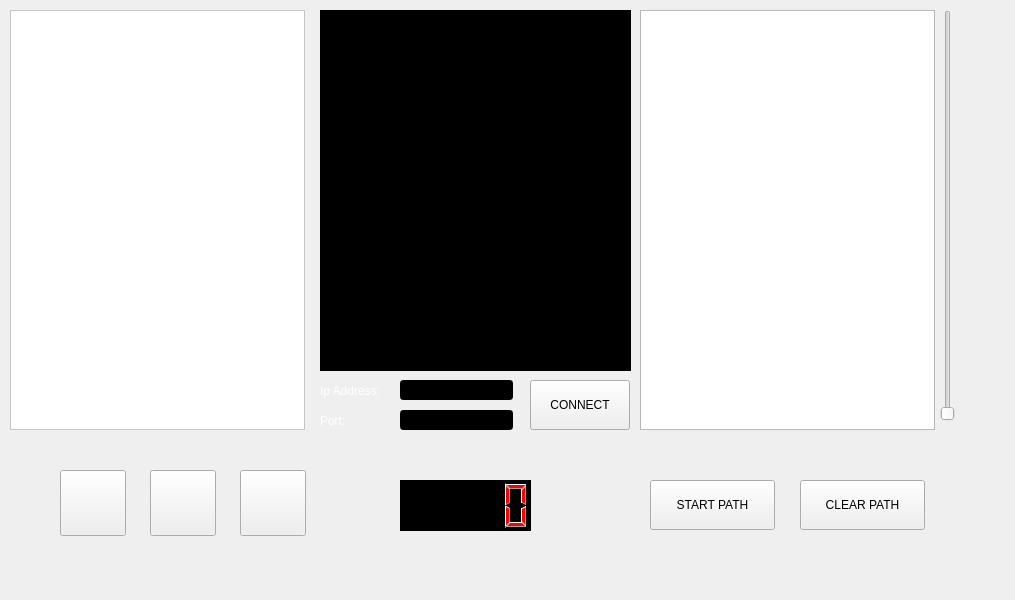
<?xml version="1.0" encoding="UTF-8"?>
<ui version="4.0">
 <class>MainWindow</class>
 <widget class="QMainWindow" name="MainWindow">
  <property name="geometry">
   <rect>
    <x>0</x>
    <y>0</y>
    <width>1015</width>
    <height>600</height>
   </rect>
  </property>
  <property name="windowTitle">
   <string>MainWindow</string>
  </property>
  <property name="styleSheet">
   <string notr="true">QMainWindow{
	background-color: black;
	background-image:url(\&quot;background.png\&quot;);
};</string>
  </property>
  <widget class="QWidget" name="centralWidget">
   <widget class="QGraphicsView" name="simulationScene">
    <property name="geometry">
     <rect>
      <x>10</x>
      <y>10</y>
      <width>295</width>
      <height>420</height>
     </rect>
    </property>
    <property name="styleSheet">
     <string notr="true">background-color: rgb(255, 255, 255);</string>
    </property>
   </widget>
   <widget class="QPushButton" name="startButton">
    <property name="geometry">
     <rect>
      <x>60</x>
      <y>470</y>
      <width>66</width>
      <height>66</height>
     </rect>
    </property>
    <property name="styleSheet">
     <string notr="true">QPushButton{  
   color: rgb(255, 255, 255);
	border-image:url(\&quot;play.png\&quot;);
   border-radius:45px;
   background:transparent;
}

QPushButton:pressed{
    border-width:2px; 
}</string>
    </property>
    <property name="text">
     <string/>
    </property>
    <property name="iconSize">
     <size>
      <width>16</width>
      <height>16</height>
     </size>
    </property>
   </widget>
   <widget class="QTextBrowser" name="messageScene">
    <property name="geometry">
     <rect>
      <x>320</x>
      <y>10</y>
      <width>311</width>
      <height>361</height>
     </rect>
    </property>
    <property name="styleSheet">
     <string notr="true">background-color: black;</string>
    </property>
   </widget>
   <widget class="QLCDNumber" name="timeScene">
    <property name="geometry">
     <rect>
      <x>400</x>
      <y>480</y>
      <width>131</width>
      <height>51</height>
     </rect>
    </property>
    <property name="styleSheet">
     <string notr="true">background-color: black;
color:red;
border-color:white;
border-width:3px;</string>
    </property>
   </widget>
   <widget class="QPushButton" name="pauseButton">
    <property name="geometry">
     <rect>
      <x>150</x>
      <y>470</y>
      <width>66</width>
      <height>66</height>
     </rect>
    </property>
    <property name="styleSheet">
     <string notr="true">QPushButton{  
   color: rgb(255, 255, 255);
	border-image:url(\&quot;pause.png\&quot;);
   border-radius:45px;
   background:transparent;
}

QPushButton:pressed{
    border-width:2px; 
}</string>
    </property>
    <property name="text">
     <string/>
    </property>
   </widget>
   <widget class="QPushButton" name="stopButton">
    <property name="geometry">
     <rect>
      <x>240</x>
      <y>470</y>
      <width>66</width>
      <height>66</height>
     </rect>
    </property>
    <property name="styleSheet">
     <string notr="true">QPushButton{  
   color: rgb(255, 255, 255);
	border-image:url(\&quot;stop.png\&quot;);
   border-radius:45px;
   min-width:66px;
   background:transparent;
}

QPushButton:pressed{
    border-width:2px; 
}</string>
    </property>
    <property name="text">
     <string/>
    </property>
   </widget>
   <widget class="QLineEdit" name="ipLineEdit">
    <property name="geometry">
     <rect>
      <x>400</x>
      <y>380</y>
      <width>113</width>
      <height>20</height>
     </rect>
    </property>
    <property name="styleSheet">
     <string notr="true">background-color: black;
color:white;</string>
    </property>
   </widget>
   <widget class="QLineEdit" name="portLineEdit">
    <property name="geometry">
     <rect>
      <x>400</x>
      <y>410</y>
      <width>113</width>
      <height>20</height>
     </rect>
    </property>
    <property name="styleSheet">
     <string notr="true">background-color: black;
color:white;</string>
    </property>
   </widget>
   <widget class="QPushButton" name="connectButton">
    <property name="geometry">
     <rect>
      <x>530</x>
      <y>380</y>
      <width>100</width>
      <height>50</height>
     </rect>
    </property>
    <property name="maximumSize">
     <size>
      <width>16777215</width>
      <height>16777215</height>
     </size>
    </property>
    <property name="styleSheet">
     <string notr="true">QPushButton{  
   color: rgb(255, 255, 255);
	border-image:url(\&quot;button.png\&quot;);
   border-radius:45px;
   background:transparent;
	font-size:15px;

}

QPushButton:pressed{
    border-width:2px; 
}</string>
    </property>
    <property name="text">
     <string>CONNECT</string>
    </property>
   </widget>
   <widget class="QLabel" name="label">
    <property name="geometry">
     <rect>
      <x>320</x>
      <y>380</y>
      <width>61</width>
      <height>21</height>
     </rect>
    </property>
    <property name="styleSheet">
     <string notr="true">color:white;</string>
    </property>
    <property name="text">
     <string>Ip Address:</string>
    </property>
   </widget>
   <widget class="QLabel" name="label_2">
    <property name="geometry">
     <rect>
      <x>320</x>
      <y>410</y>
      <width>47</width>
      <height>21</height>
     </rect>
    </property>
    <property name="styleSheet">
     <string notr="true">color:white;</string>
    </property>
    <property name="text">
     <string>Port:</string>
    </property>
   </widget>
   <widget class="QSlider" name="volumeSlider">
    <property name="geometry">
     <rect>
      <x>940</x>
      <y>10</y>
      <width>16</width>
      <height>411</height>
     </rect>
    </property>
    <property name="styleSheet">
     <string notr="true">QSlider::handle:verticall {
       image: url(\&quot;button.png\&quot;);
};</string>
    </property>
    <property name="orientation">
     <enum>Qt::Vertical</enum>
    </property>
   </widget>
   <widget class="QPushButton" name="muteButton">
    <property name="geometry">
     <rect>
      <x>950</x>
      <y>480</y>
      <width>50</width>
      <height>50</height>
     </rect>
    </property>
    <property name="styleSheet">
     <string notr="true">QPushButton{  
   color: rgb(255, 255, 255);
   border-radius:45px;
   background:transparent;
}

QPushButton:checked{
    border-width:2px;
}</string>
    </property>
    <property name="text">
     <string/>
    </property>
   </widget>
   <widget class="QGraphicsView" name="pathDrawingScene">
    <property name="geometry">
     <rect>
      <x>640</x>
      <y>10</y>
      <width>295</width>
      <height>420</height>
     </rect>
    </property>
   </widget>
   <widget class="QPushButton" name="startPathButton">
    <property name="geometry">
     <rect>
      <x>650</x>
      <y>480</y>
      <width>125</width>
      <height>50</height>
     </rect>
    </property>
    <property name="styleSheet">
     <string notr="true">QPushButton{  
   color: rgb(255, 255, 255);
	border-image:url(\&quot;button.png\&quot;);
   border-radius:45px;
   background:transparent;
	font-size:15px;

}

QPushButton:pressed{
    border-width:2px; 
}</string>
    </property>
    <property name="text">
     <string>START PATH</string>
    </property>
   </widget>
   <widget class="QPushButton" name="clearPathButton">
    <property name="geometry">
     <rect>
      <x>800</x>
      <y>480</y>
      <width>125</width>
      <height>50</height>
     </rect>
    </property>
    <property name="styleSheet">
     <string notr="true">QPushButton{  
   color: rgb(255, 255, 255);
	border-image:url(\&quot;button.png\&quot;);
   border-radius:45px;
   background:transparent;
	font-size:15px;

}

QPushButton:pressed{
    border-width:2px; 
}</string>
    </property>
    <property name="text">
     <string>CLEAR PATH</string>
    </property>
   </widget>
  </widget>
 </widget>
 <layoutdefault spacing="6" margin="11"/>
 <resources/>
 <connections/>
</ui>
